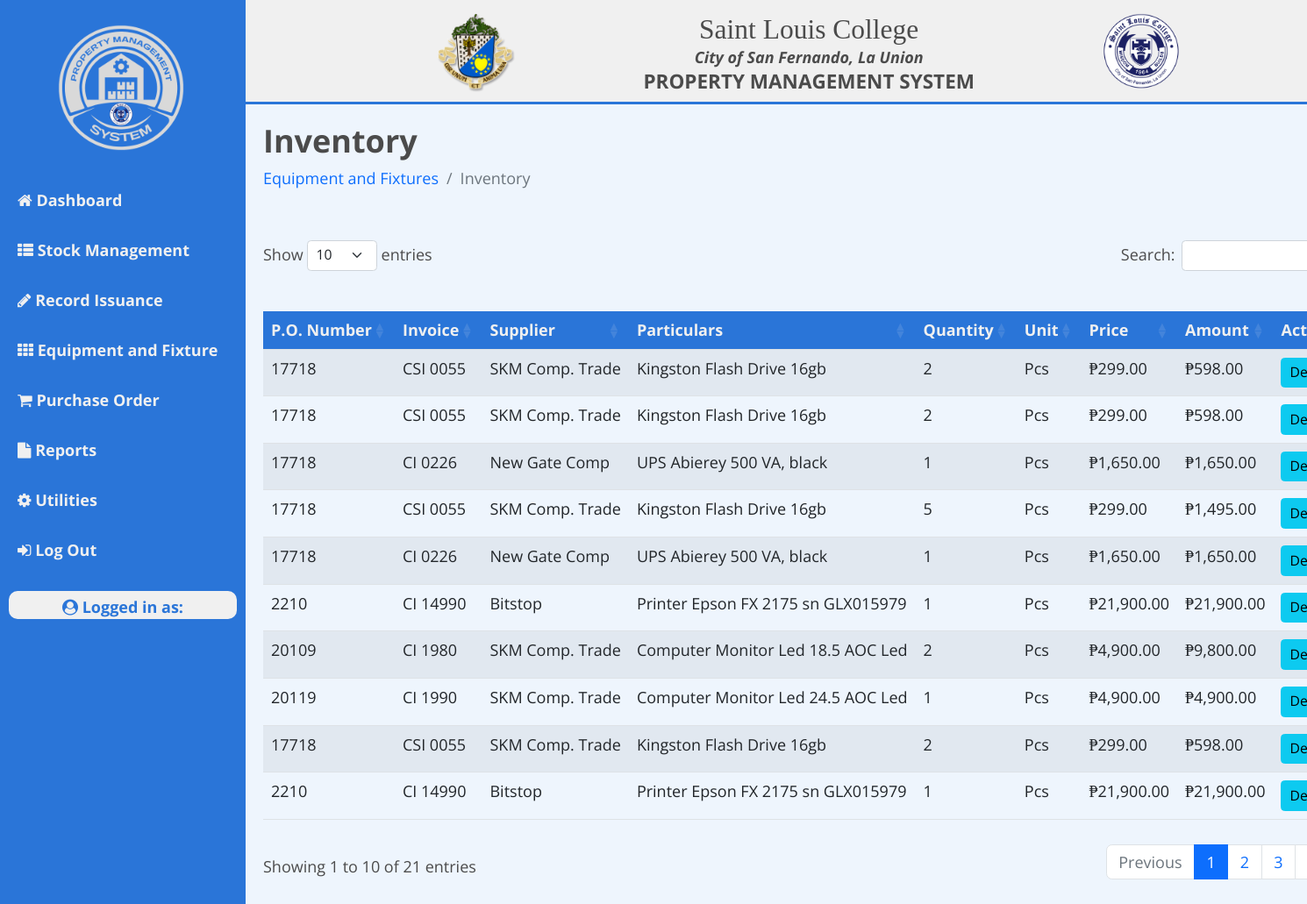
The page /pmo/equipment-fixtures/inventory/inventory.php on the database its author committed.
### tables this page shows
CREATE TABLE `tbl_inventory` (
  `id` int(11) NOT NULL AUTO_INCREMENT,
  `mr_no` int(255) NOT NULL,
  `invoice` varchar(255) NOT NULL,
  `po` int(255) NOT NULL,
  `particulars` varchar(255) NOT NULL,
  `supplier` varchar(255) NOT NULL,
  `date` date NOT NULL,
  `quantity` int(255) NOT NULL,
  `unit` varchar(255) NOT NULL,
  `price` float NOT NULL,
  `locID` int(255) NOT NULL,
  `locations` varchar(255) NOT NULL DEFAULT 'Not Assigned',
  `recipient` varchar(255) NOT NULL,
  `status` varchar(255) NOT NULL DEFAULT 'OK',
  `date_moved` date DEFAULT NULL,
  PRIMARY KEY (`id`)
);

### pmo/equipment-fixtures/inventory/inventory.php (the view, shortened to what this page needs)
<!DOCTYPE html>
<html lang="en">
<?php include '../../../head.php'; ?>
<body>
<?php
require '../../../config.php';
?>
<div class="wrapper">
<?php include '../../pmo-nav.php'; ?>
    <div class="main_content">
    <?php include '../../../navbar.php'; ?>
        <div class="info">
            <div class="page-title">
                <div class="row" style="display: flex;">
                    <div class="col-6 md-6 order-md-1 order-first">
                        <h2>Inventory</h2>
                        <nav aria-label="breadcrumb">
                            <ol class="breadcrumb">
                                <li class="breadcrumb-item text-primary">Equipment and Fixtures</li>
                                <li class="breadcrumb-item active" aria-current="page">Inventory</li>
                            </ol>
                        </nav>
                    </div>
                    <div class="col-6 md-6 order-md-2 order-last">
                    </div>
                </div>
            </div>
            <div class="table-responsive text-nowrap">
                <table id="example" class="table table-striped " style="width:100%;">
                    <thead>
                        <tr>
                            <th>P.O. Number</th>
                            <th>Invoice</th>
                            <th>Supplier</th>
                            <th>Particulars</th>
                            <th>Quantity</th>
                            <th>Unit</th>
                            <th>Price</th>
                            <th>Amount</th>
                            <th>Action</th>
                        </tr>
                    </thead>
                    <tbody>
                    <?php
                        $query = "SELECT *, quantity*price AS amount  FROM tbl_inventory";
                        $result = mysqli_query($conn, $query);
                        if(mysqli_num_rows($result) > 0):
                            foreach($result as $inventory){
                    ?>
                        <tr>
                            <td><?= $inventory['po'];?></td>
                            <td><?= $inventory['invoice']; ?></td>
                            <td><?= $inventory['supplier'];?></td>
                            <td><?= $inventory['particulars']; ?></td>
                            <td><?= $inventory['quantity']; ?></td>
                            <td><?= $inventory['unit']; ?></td>
                            <td>₱<?= number_format((float)$inventory['price'], 2, '.', ','); ?></td>
                            <td>₱<?= number_format((float)$inventory['amount'], 2, '.', ','); ?></td>
                            <td><a href="details.php?ref=<?= $inventory['id']; ?>" class="btn btn-sm btn-info" type="button">Details</a></td>
                        </tr>
                    <?php
                        }
                    endif;
                    ?>
                    </tbody>
                </table>
            </div>
        </div>
    </div>
</div>
</body>
</html>

### assets/css/styles.css (style rules this page uses)
* { margin: 0; padding: 0; box-sizing: border-box; list-style: none; font-family: 'Open Sans'; font-size: 18px; }
body { background-color: #eef5fd; }
.wrapper { display: flex; position: relative; }
.wrapper .main_content { width: 100%; margin-left: 280px; }
.wrapper .main_content .info { margin: 20px; color: #4b4b4b; line-height: 25px; }
.wrapper .main_content .info .page-title h2 { font-weight: bolder; }
.wrapper .main_content .info div { margin-bottom: 20px; }
#example thead { background-color: #2a75d8; color: #f0f0f0; }

### rows shown on the page
tbl_inventory: po "2210", invoice "CI 14990", supplier "Bitstop", particulars "Printer Epson FX 2175 sn GLX015979", quantity "1", unit "Pcs", price "21,900.00", amount "21,900.00"
tbl_inventory: po "17718", invoice "CSI 0055", supplier "SKM Comp. Trade", particulars "Kingston Flash Drive 16gb", quantity "2", unit "Pcs", price "299.00", amount "598.00"
tbl_inventory: po "20119", invoice "CI 1990", supplier "SKM Comp. Trade", particulars "Computer Monitor Led 24.5 AOC Led", quantity "1", unit "Pcs", price "4,900.00", amount "4,900.00"
tbl_inventory: po "20109", invoice "CI 1980", supplier "SKM Comp. Trade", particulars "Computer Monitor Led 18.5 AOC Led", quantity "2", unit "Pcs", price "4,900.00", amount "9,800.00"
tbl_inventory: po "2210", invoice "CI 14990", supplier "Bitstop", particulars "Printer Epson FX 2175 sn GLX015979", quantity "1", unit "Pcs", price "21,900.00", amount "21,900.00"
tbl_inventory: po "17718", invoice "CI 0226", supplier "New Gate Comp", particulars "UPS Abierey 500 VA, black", quantity "1", unit "Pcs", price "1,650.00", amount "1,650.00"
tbl_inventory: po "17718", invoice "CSI 0055", supplier "SKM Comp. Trade", particulars "Kingston Flash Drive 16gb", quantity "5", unit "Pcs", price "299.00", amount "1,495.00"
tbl_inventory: po "17718", invoice "CI 0226", supplier "New Gate Comp", particulars "UPS Abierey 500 VA, black", quantity "1", unit "Pcs", price "1,650.00", amount "1,650.00"
tbl_inventory: po "17718", invoice "CSI 0055", supplier "SKM Comp. Trade", particulars "Kingston Flash Drive 16gb", quantity "2", unit "Pcs", price "299.00", amount "598.00"
tbl_inventory: po "17718", invoice "CSI 0055", supplier "SKM Comp. Trade", particulars "Kingston Flash Drive 16gb", quantity "2", unit "Pcs", price "299.00", amount "598.00"
